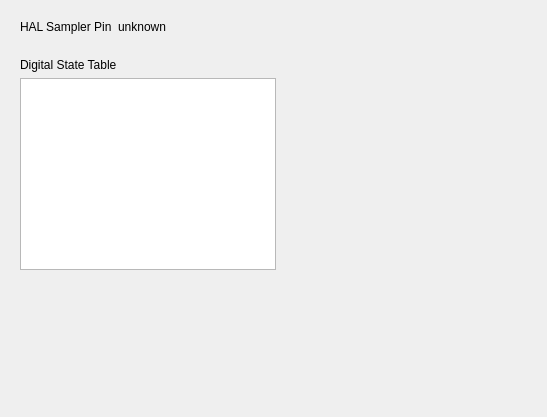
<?xml version="1.0" encoding="UTF-8"?>
<ui version="4.0">
 <class>Form</class>
 <widget class="QWidget" name="Form">
  <property name="geometry">
   <rect>
    <x>0</x>
    <y>0</y>
    <width>547</width>
    <height>417</height>
   </rect>
  </property>
  <property name="windowTitle">
   <string>Form</string>
  </property>
  <layout class="QVBoxLayout" name="verticalLayout">
   <item>
    <widget class="QWidget" name="widget_2" native="true">
     <layout class="QFormLayout" name="formLayout">
      <item row="0" column="0">
       <widget class="QLabel" name="label_2">
        <property name="text">
         <string>HAL Sampler Pin</string>
        </property>
       </widget>
      </item>
      <item row="0" column="1">
       <widget class="QLabel" name="ui_hal_sampler_pin">
        <property name="text">
         <string>unknown</string>
        </property>
       </widget>
      </item>
     </layout>
    </widget>
   </item>
   <item>
    <widget class="QWidget" name="widget_3" native="true">
     <layout class="QGridLayout" name="gridLayout">
      <item row="2" column="0">
       <widget class="DigitalStateTableView" name="ui_state_table">
        <property name="sizePolicy">
         <sizepolicy hsizetype="Preferred" vsizetype="MinimumExpanding">
          <horstretch>0</horstretch>
          <verstretch>0</verstretch>
         </sizepolicy>
        </property>
       </widget>
      </item>
      <item row="2" column="1">
       <spacer name="horizontalSpacer">
        <property name="orientation">
         <enum>Qt::Horizontal</enum>
        </property>
        <property name="sizeHint" stdset="0">
         <size>
          <width>40</width>
          <height>20</height>
         </size>
        </property>
       </spacer>
      </item>
      <item row="1" column="0">
       <widget class="QLabel" name="label_3">
        <property name="text">
         <string>Digital State Table</string>
        </property>
       </widget>
      </item>
      <item row="3" column="0">
       <spacer name="verticalSpacer">
        <property name="orientation">
         <enum>Qt::Vertical</enum>
        </property>
        <property name="sizeHint" stdset="0">
         <size>
          <width>20</width>
          <height>40</height>
         </size>
        </property>
       </spacer>
      </item>
     </layout>
    </widget>
   </item>
  </layout>
 </widget>
 <customwidgets>
  <customwidget>
   <class>DigitalStateTableView</class>
   <extends>QTableView</extends>
   <header>linuxnano/views/widgets/state_table_views</header>
  </customwidget>
 </customwidgets>
 <resources/>
 <connections/>
</ui>
